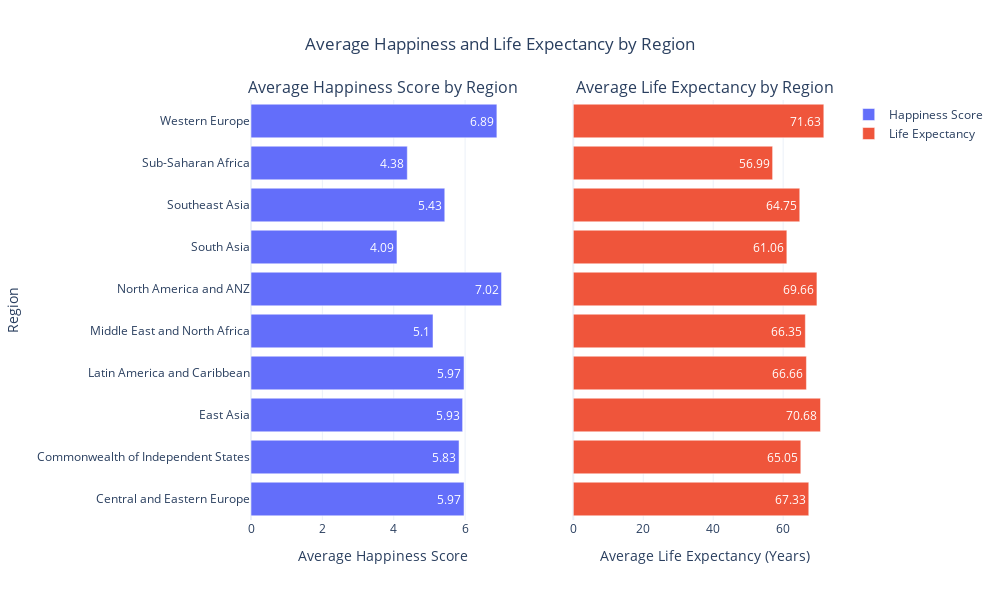

This figure's notebook cell:
### Markdown cell above
## 4.2 Visualization 2: Bar chart of average happiness and average life expectancy by region

### Code cell
# Calculate average values for "Happiness Score" and "Life Expectancy" per region and round to 2 decimals
region_avg_df = whr23_df.groupby('Region').agg({  # Groupby "Region" and calculate the mean
    'Happiness Score': 'mean',  # Calculate the mean of "Happiness Score"
    'Life Expectancy (Years)': 'mean'  # Calculate the mean of "Life Expectancy (Years)"
}).reset_index()  # Reset the index

# Round the averages to 2 decimal places
region_avg_df['Happiness Score'] = region_avg_df['Happiness Score'].round(2)
region_avg_df['Life Expectancy (Years)'] = region_avg_df['Life Expectancy (Years)'].round(2)

# Create subplots
fig = make_subplots(
    rows=1, cols=2,  # Create a 1x2 grid of subplots
    subplot_titles=("Average Happiness Score by Region", "Average Life Expectancy by Region"),  # Set subplot titles
    vertical_spacing=0.1,  # Adjust spacing between subplots
    shared_yaxes=True  # Share the y-axis (Region) between subplots
)

# Add bar chart for Average Happiness Score by Region (left subplot)
fig.add_trace(go.Bar(
    y=region_avg_df['Region'],  # Region names on the y-axis
    x=region_avg_df['Happiness Score'],  # Average happiness score on the x-axis
    name="Happiness Score",  # Name of the trace
    orientation='h',  # Horizontal bars
    text=region_avg_df['Happiness Score'],  # Display average happiness score on bars
    textposition='inside',  # Position the text outside the bars
), row=1, col=1)

# Add bar chart for Average Life Expectancy by Region (right subplot)
fig.add_trace(go.Bar(
    y=region_avg_df['Region'],  # Region names on the y-axis
    x=region_avg_df['Life Expectancy (Years)'],  # Average life expectancy on the x-axis
    name="Life Expectancy",  # Name of the trace
    orientation='h',  # Horizontal bars
    text=region_avg_df['Life Expectancy (Years)'],  # Display life expectancy on bars
    textposition='inside',  # Position the text outside the bars
    textfont=dict(color='white')  # Set text color to white for better visibility
), row=1, col=2)

# Update layout with titles and labels
fig.update_layout(
    height=600,  # Set the height of the figure
    width=1000,  # Set the width of the figure
    title="Average Happiness and Life Expectancy by Region",  # Set the title
    title_x=0.5,  # Center the title
    template="plotly_white",  # Set the template
    showlegend=True,  # Show legend
    xaxis=dict(
        title="Average Happiness Score",  # X-axis title for the first subplot
        domain=[0, 0.45]  # Adjust the range for the first subplot's x-axis
    ),
    xaxis2=dict(
        title="Average Life Expectancy (Years)",  # X-axis title for the second subplot
        domain=[0.55, 1]  # Adjust the range for the second subplot's x-axis
    ),
    yaxis=dict(
        title="Region" # Shared Y-axis title
    ),
)

fig.show()  # Display the figure

### Figure 1 — Plotly figure (JSON) as saved in the notebook; plotly's stock layout.template omitted (floating-point values rounded to 4 significant figures)
{"data": [{"name": "Happiness Score", "orientation": "h", "text": [5.97, 5.83, 5.93, 5.97, 5.1, 7.02, 4.09, 5.43, 4.38, 6.89], "textposition": "inside", "type": "bar", "x": [5.97, 5.83, 5.93, 5.97, 5.1, 7.02, 4.09, 5.43, 4.38, 6.89], "xaxis": "x", "y": ["Central and Eastern Europe", "Commonwealth of Independent States", "East Asia", "Latin America and Caribbean", "Middle East and North Africa", "North America and ANZ", "South Asia", "Southeast Asia", "Sub-Saharan Africa", "Western Europe"], "yaxis": "y"}, {"name": "Life Expectancy", "orientation": "h", "text": [67.33, 65.05, 70.68, 66.66, 66.35, 69.66, 61.06, 64.75, 56.99, 71.63], "textfont": {"color": "white"}, "textposition": "inside", "type": "bar", "x": [67.33, 65.05, 70.68, 66.66, 66.35, 69.66, 61.06, 64.75, 56.99, 71.63], "xaxis": "x2", "y": ["Central and Eastern Europe", "Commonwealth of Independent States", "East Asia", "Latin America and Caribbean", "Middle East and North Africa", "North America and ANZ", "South Asia", "Southeast Asia", "Sub-Saharan Africa", "Western Europe"], "yaxis": "y2"}], "layout": {"annotations": [{"font": {"size": 16}, "showarrow": false, "text": "Average Happiness Score by Region", "x": 0.225, "xanchor": "center", "xref": "paper", "y": 1, "yanchor": "bottom", "yref": "paper"}, {"font": {"size": 16}, "showarrow": false, "text": "Average Life Expectancy by Region", "x": 0.775, "xanchor": "center", "xref": "paper", "y": 1, "yanchor": "bottom", "yref": "paper"}], "height": 600, "showlegend": true, "title": {"text": "Average Happiness and Life Expectancy by Region", "x": 0.5}, "width": 1000, "xaxis": {"anchor": "y", "domain": [0, 0.45], "title": {"text": "Average Happiness Score"}}, "xaxis2": {"anchor": "y2", "domain": [0.55, 1], "title": {"text": "Average Life Expectancy (Years)"}}, "yaxis": {"anchor": "x", "domain": [0, 1], "title": {"text": "Region"}}, "yaxis2": {"anchor": "x2", "domain": [0, 1], "matches": "y", "showticklabels": false}}}
